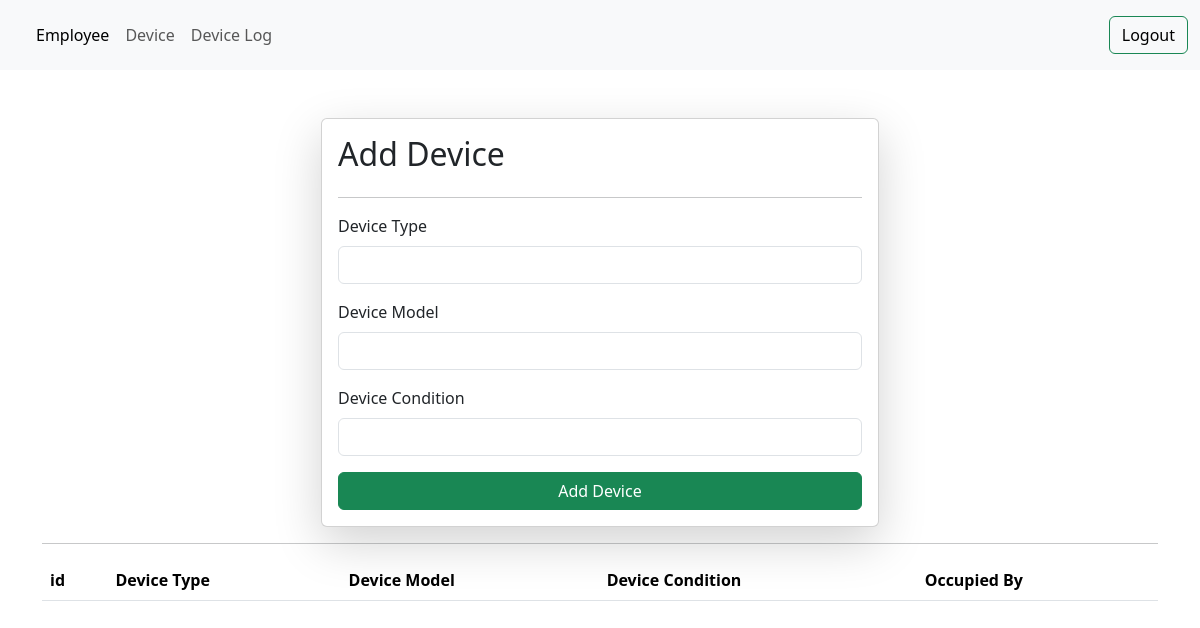
/device/ (signed in), run on an earlier commit of the app's database.
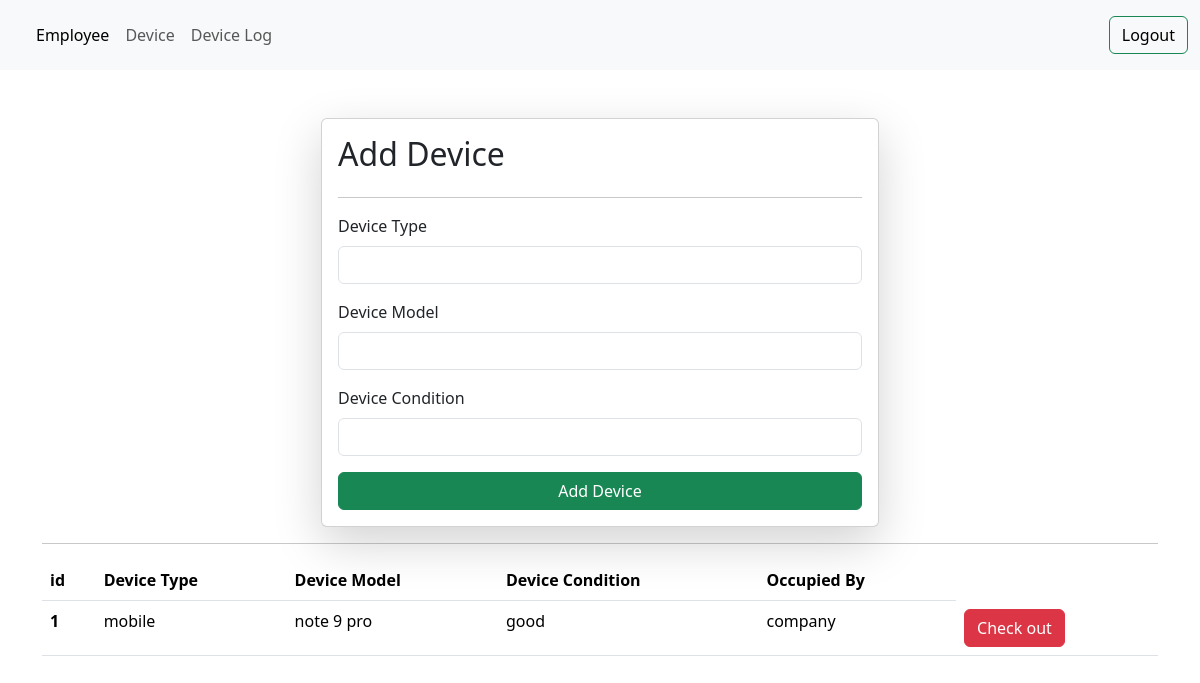
And on a later commit of the database.
### assetManagement/models.py (models this page shows)
class Device(models.Model):
    device_id = models.IntegerField()
    device_model = models.CharField(max_length=50,null=True,blank=True)
    device_type = models.CharField(max_length=50)
    device_condition = models.CharField(max_length=20)
    device_comp_name = models.CharField(max_length=50)
    device_occupied_by = models.IntegerField(default=0)

### assetManagement/views.py (the view, shortened to what this page needs)
# urls.py: path('device/',device,name="device"),
@login_required(login_url='/login/')
def device(request):
    queryset = Device.objects.all().filter(device_comp_name=request.user)
    context = {'devices' : queryset}
    return render(request, 'device.html', context)

### assetManagement/templates/device.html (shortened to what this page needs)
{% extends "layout.html" %}
{% block start %}
<div class="container mt-5">
    <form class="col-6 mx-auto card p-3 shadow-lg" method="post" enctype="multipart/form-data">
        <h2>Add Device</h2>
        <hr>
        <div class="mb-3">
          <label for="exampleInputPassword1" class="form-label">Device Type</label>
          <input name="device_type" type="text" class="form-control">
        </div>
        <div class="mb-3">
            <label for="exampleInputEmail1" class="form-label">Device Model</label>
            <input name="device_model" type="text" class="form-control">
        </div>
        <div class="mb-3">
            <label for="exampleInputPassword1" class="form-label">Device Condition</label>
            <input name="device_condition" type="text" class="form-control">
        </div>
        <button type="submit" class="btn btn-success ">Add Device</button>
      </form>
      <hr>
      <table class="table">
        <thead>
          <tr>
            <th scope="col">id</th>
            <th scope="col">Device Type</th>
            <th scope="col">Device Model</th>
            <th scope="col">Device Condition</th>
            <th scope="col">Occupied By</th>
          </tr>
        </thead>
        <tbody>
        {% for device in devices %}
          <tr>
            <th scope="row">{{device.device_id}}</th>
            <td>{{device.device_type}}</td>
            <td>{{device.device_model}}</td>
            <td>{{device.device_condition}}</td>
            <td>
                {% if device.device_occupied_by %}
                {{device.device_occupied_by}}
                {% else %}
                company
                {% endif %}
            </td>
            <td>
                    {% if device.device_occupied_by %}
                    <a href="/return-back/{{device.id}}/" class="btn btn-danger">Return Back</a>
                    {% else %}
                    <a type="submit" href="/check-out/{{device.id}}/" class="btn btn-danger">Check out</a>
                    {% endif %}
            </td>
          </tr>
        {% endfor %}
        </tbody>
      </table>
</div>
{% endblock %}

What changed in the data, as far as the page shows it:
added Device: device_id "1", device_type "mobile", device_model "note 9 pro", device_condition "good", device_occupied_by "company"
